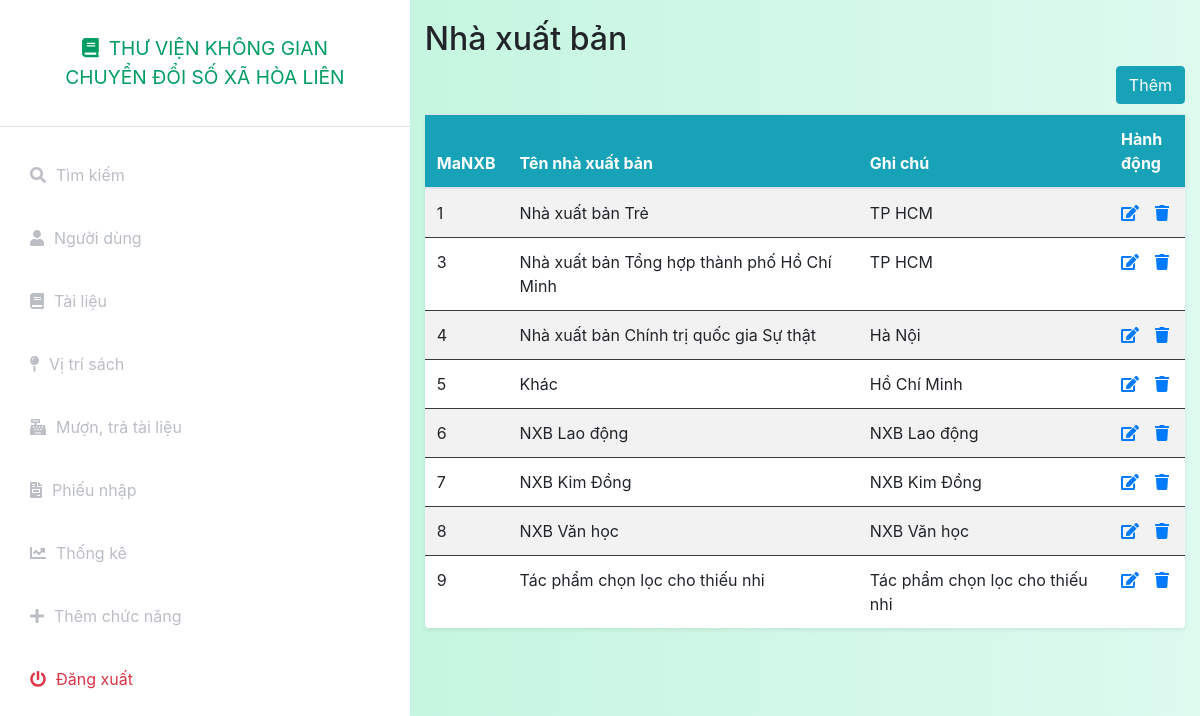
The page /index.php?controller=publish&action=index (signed in) on the database its author committed.
### tables this page shows
CREATE TABLE `nhaxuatban` (
  `MaNXB` int(11) NOT NULL,
  `TenNXB` text NOT NULL,
  `GhiChu` text NOT NULL,
  `status` int(11) NOT NULL DEFAULT 1
);

### index.php (called while the page is built, shortened)
<?php
include_once('models/Auth.php');
$action = isset($_GET['action']) ? $_GET['action'] : 'index';
$object = new $classController();
$object->$action();
?>

### config.php (called while the page is built, shortened)
<?php
function getalldata($query)
{
    global $connect;
    $result=mysqli_query($connect,$query);
    if(mysqli_num_rows($result)>0)
        return mysqli_fetch_all($result,MYSQLI_ASSOC);
    else
        return false;
}
function getonedata($query)
{
    global $connect;
    $result=mysqli_query($connect,$query);
    if($result&&mysqli_num_rows($result)==1)
        return mysqli_fetch_assoc($result);
    else
        return false;
}
?>

### models/User.php (called while the page is built, shortened)
<?php
include_once('./config.php');
class User
{
    public static function show($idoruser)
    {
        $query = "select * from nguoidung where id = '$idoruser' or Username = '$idoruser'";
        $data = getonedata($query);
        return $data;
    }
}

### models/Auth.php (called while the page is built, shortened)
<?php
include_once('./config.php');
include_once('User.php');
class Auth
{
    private static $ChucDanh = null;
    public static function isAdmin()
    {
        if(self::isLogin())
        {
            if (self::$ChucDanh == 'admin')
                return true;
            else
                return false;
        }
        else
        {
            return false;
        }
    }
    public static function isLogin()
    {
        if (isset($_SESSION['token']) && isset($_SESSION['Username'])) {
            $data = User::show($_SESSION['Username']);
            if($data)
            {
                if($data['token'] == $_SESSION['token'])
                {
                    self::$ChucDanh = $data['ChucDanh'];
                    return true;
                }
            }
            else
            {
                return false;
            }
        } else
            return false;
    }
}

### models/Publish.php (called while the page is built, shortened)
<?php
include_once('./config.php');
class Publish
{
    public static function index()
    {
        $query = "select * from nhaxuatban  where status = '1'";
        $data = getalldata($query);
        return $data;
    }
}

### views/publish/index.php (the view)
<?php include_once('././assets/layouts/header.php'); ?>
<?php include_once('././assets/layouts/siderbar.php'); ?>
<div class="container-fluid" style="padding-top:20px">
    <h2>Nhà xuất bản</h2>
    <table class="table table-striped bg-white rounded shadow-sm  table-hover">
        <div class="d-grid gap-2 d-md-flex justify-content-md-end">
            <a name="" id="" class="btn btn-info" href="index.php?controller=publish&action=add" role="button" style="margin-bottom:10px">Thêm</a>
        </div>
        <thead class="bg-info text-white">
            <tr class="border-dark">
                <th>MaNXB</th>
                <th>Tên nhà xuất bản</th>
                <th>Ghi chú</th>
                <th style="width: 10%;">Hành động</th>
            </tr>
        </thead>
        <tbody>
            <?php
            if (isset($data) && is_array($data)) {
                foreach ($data as $document) {
                    if ($document['status'] == 1) {
                        echo "<tr>";
                        echo "<td class=\"border-dark\" scope=\"row\">" . $document['MaNXB'] . "</td>";
                        echo "<td class=\"border-dark\" scope=\"row\">" . $document['TenNXB'] . "</td>";
                        echo "<td class=\"border-dark\">" . $document['GhiChu'] . "</td>";
                        echo '<td class="border-dark">';
                        echo '<a href="index.php?controller=publish&action=edit&MaNXB=' . $document['MaNXB'] . '"><i class="fas fa-edit"></i></a>';
                        echo '<a class="ml-3" onclick="return confirm(\'Bạn có muốn xóa ?\')" href="index.php?controller=publish&action=delete&MaNXB=' . $document['MaNXB'] . '"><i class="fas fa-trash"></i></a>';
                        echo "</tr>";
                    }
                }
            }
            ?>
    </table>
</div>
<?php include_once('././assets/layouts/footer.php'); ?>

### assets/css/styles.css (style rules this page uses)
:root { --main-bg-color: #009d63; --main-text-color: #009d63; --second-text-color: #bbbec5; --second-bg-color: #c1efde; }

### rows shown on the page
nhaxuatban: MaNXB "1", TenNXB "Nhà xuất bản Trẻ", GhiChu "TP HCM"
nhaxuatban: MaNXB "3", TenNXB "Nhà xuất bản Tổng hợp thành phố Hồ Chí Minh", GhiChu "TP HCM"
nhaxuatban: MaNXB "4", TenNXB "Nhà xuất bản Chính trị quốc gia Sự thật", GhiChu "Hà Nội"
nhaxuatban: MaNXB "5", TenNXB "Khác", GhiChu "Hồ Chí Minh"
nhaxuatban: MaNXB "6", TenNXB "NXB Lao động", GhiChu "NXB Lao động"
nhaxuatban: MaNXB "7", TenNXB "NXB Kim Đồng", GhiChu "NXB Kim Đồng"
nhaxuatban: MaNXB "8", TenNXB "NXB Văn học", GhiChu "NXB Văn học"
nhaxuatban: MaNXB "9", TenNXB "Tác phẩm chọn lọc cho thiếu nhi", GhiChu "Tác phẩm chọn lọc cho thiếu nhi"
